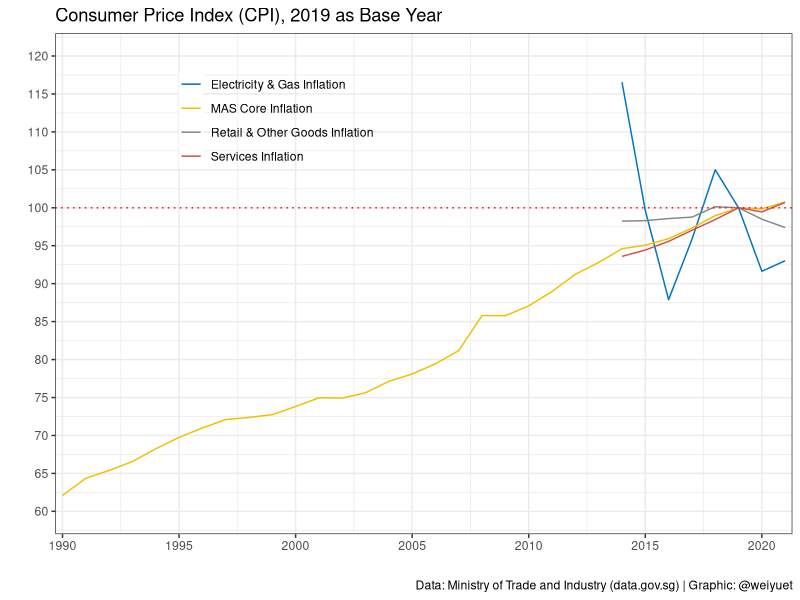
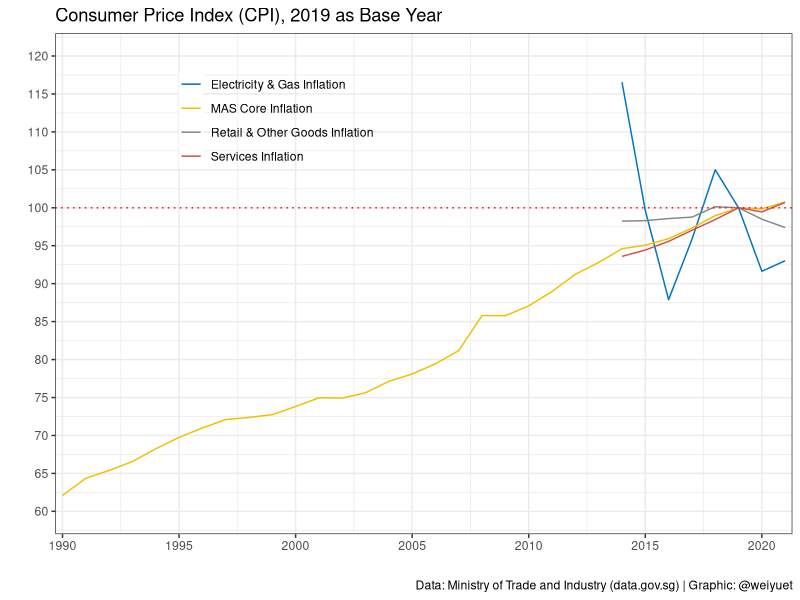

Source code (R) for these figures, in order:
# Setup
library(tidyverse)
library(scales)
library(ggsci)

# Load data
cpi <- read_csv("data/consumer-price-index-cpi-additional-indicators-annual/consumer-price-index-cpi-additional-indicators-2019-as-base-year-index-annual.csv")

# Rename measure column
cpi <- cpi %>% 
  rename(measure = level_1)

# Convert value column to numeric
cpi$value <- as.numeric(as.character(cpi$value))

# Visualize
cpi %>% 
  ggplot(aes(x = year, y = value, colour = measure)) +
  geom_line() +
  geom_hline(yintercept = 100, colour = "red", linetype = "dotted") +
  scale_x_continuous(limits = c(min(cpi$year), max(cpi$year)),
                     breaks = seq(min(cpi$year), max(cpi$year), 5),
                     expand = c(0.01, 0)) +
  scale_y_continuous(limits = c(60, 120),
                     breaks = seq(60, 120, 5)) +
  scale_colour_jco(labels = c("Electricity & Gas Inflation", "MAS Core Inflation", "Retail & Other Goods Inflation", "Services Inflation")) +
  theme_bw() +
  theme(legend.position = c(0.3, 0.85),
        legend.background = element_blank()) +
  labs(x = "", y = "",
       colour = "",
       title = "Consumer Price Index (CPI), 2019 as Base Year",
       caption = "Data: Ministry of Trade and Industry (data.gov.sg) | Graphic: @weiyuet")

# Save image
ggsave("figures/cpi-indicators.png", width = 7, height = 5)
